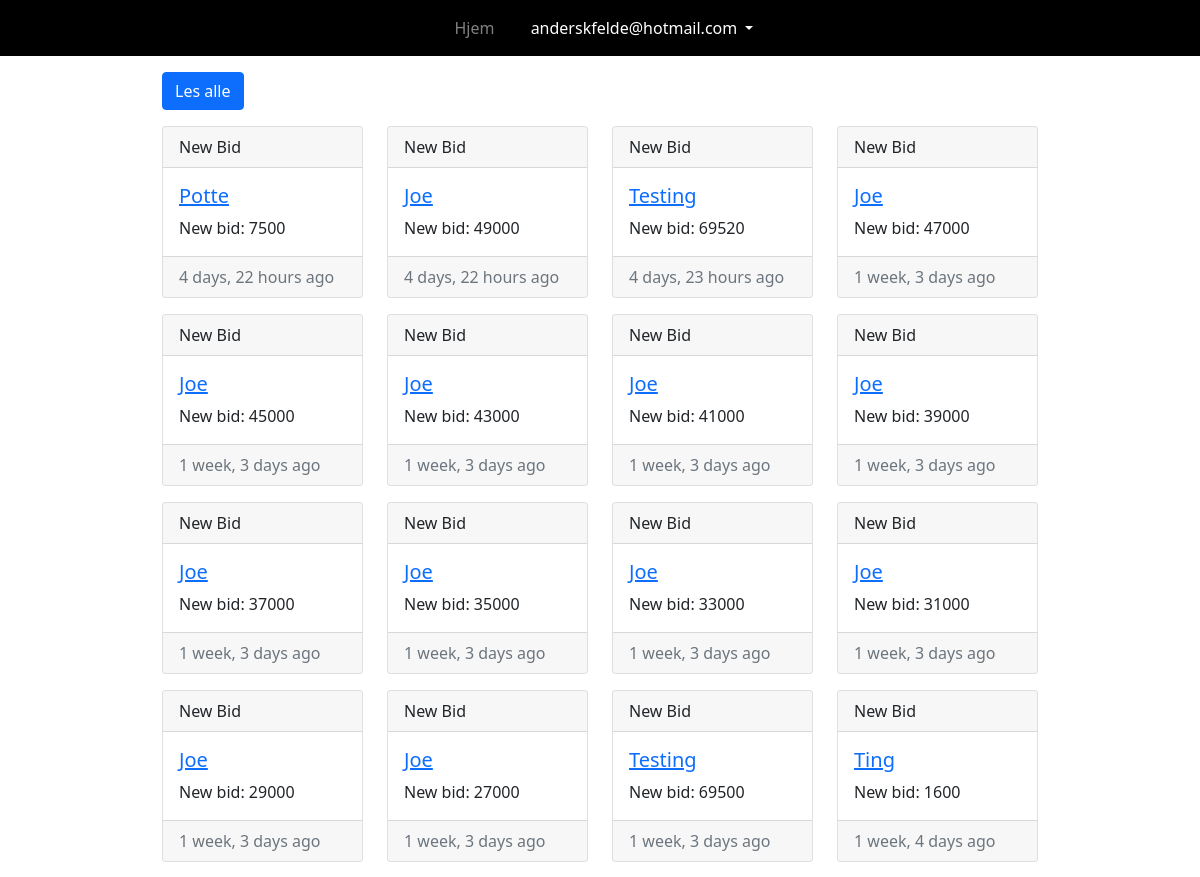
/inbox (signed in, upper part), run on an earlier commit of the app's database.
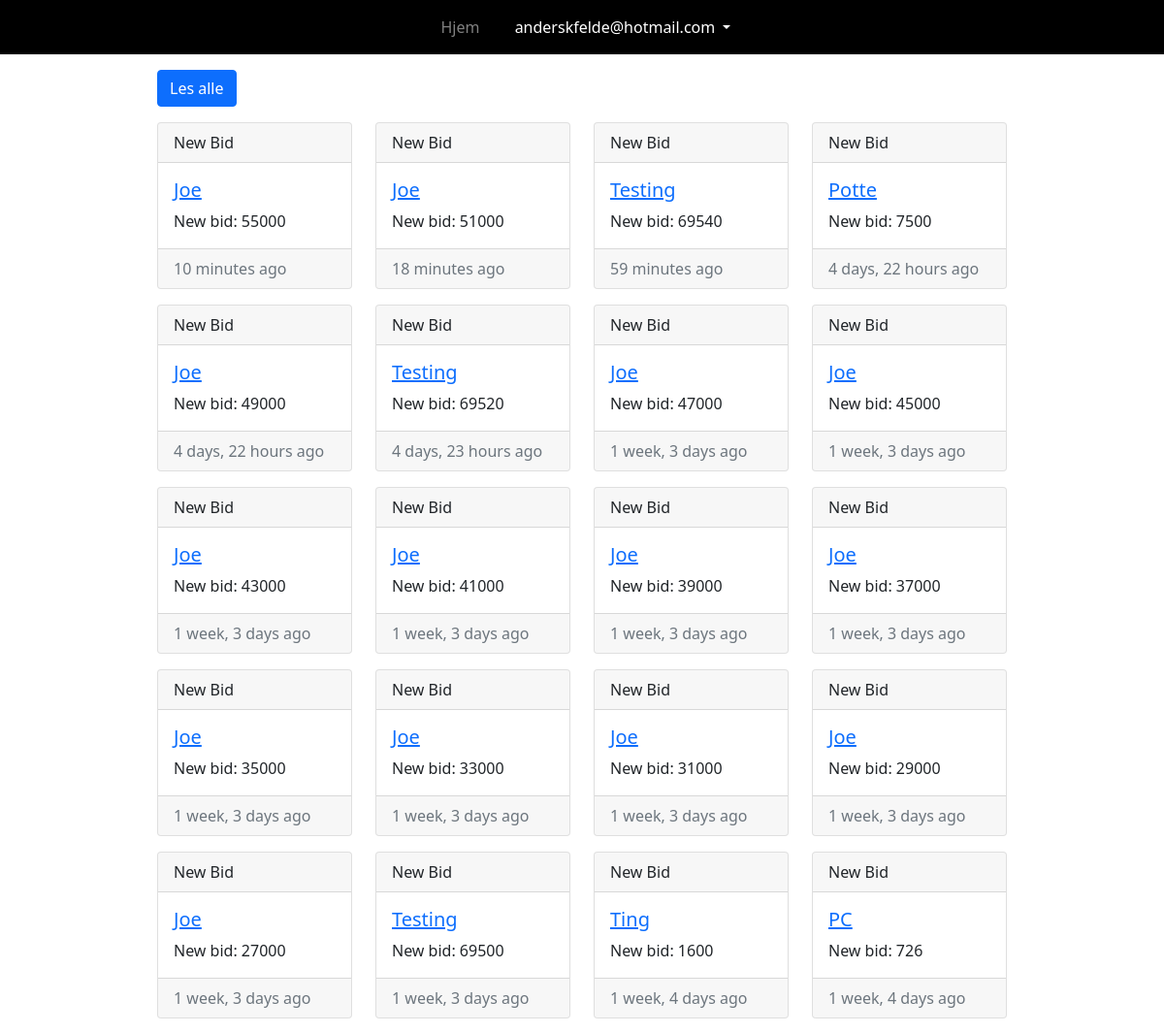
And on a later commit of the database.
### webpage/submodels/notification.py (models this page shows, shortened)
class Notification(models.Model):
    item = models.ForeignKey(Item, on_delete=models.CASCADE)
    user = models.ForeignKey(User, on_delete=models.CASCADE,
                             default=11)  #Er en dummy user
    bid = models.IntegerField()
    read = models.BooleanField(default=False)
    dato = models.DateTimeField(default=timezone.now)

### webpage/submodels/item.py (models this page shows, shortened)
class Item(models.Model):
    name = models.CharField(max_length=30)
    price = models.IntegerField()
    image = models.ImageField(upload_to="webpage/images/items/")
    dato = models.DateTimeField(default=timezone.now)
    expiration = models.DateTimeField(default=datetime.now() +
                                      timedelta(hours=9))

### webpage/views/inbox.py (the view)
# urls.py: path("inbox", inbox.inbox, name="inbox"),
def inbox(request):
    if not request.user.is_authenticated:
        messages.add_message(request, messages.ERROR,
                             'Du må være logget inn for å se inbox')
        return redirect("/logIn")
    notifications = db.getNotifications(request.user.id)
    return render(request,
                  "webpage/inbox.html",
                  context={"notifications": notifications})

### webpage/modules/database.py (called while the page is built)
    def getNotifications(self, userId):
        return Notification.objects.filter(user__id=userId).order_by(
            "read", "-dato")

### webpage/templates/webpage/inbox.html (shortened to what this page needs)
{% extends 'webpage/includes/base.html' %}
{% load static %}
{% block content %}
<div class="container mb-5 mt-3 w-75">
    {% include "webpage/includes/inboxCards.html" %}
</div>
{% endblock content %}

### webpage/templates/webpage/includes/inboxCards.html (shortened to what this page needs)
{% load humanize %}
<button id="readAllNotifiBtn" type="button" class="btn btn-primary">Les alle</button>
<div id="notificationCards" class="row justify-content-center row-cols-md-2 row-cols-lg-4 row-cols-sm-1">
    {% for notifi in notifications %}
    <div class="col mt-3">
        <div class="card h-100 clickable notifi-card notifi-{{notifi.item.id}} {% if not notifi.read %}border-primary{% endif %} ">
            <div id="classHeader" class="card-header {% if not notifi.read %}text-primary{% endif %}">
                New Bid
            </div>
            <div class="card-body ">
                <h5 class="card-title"><a id="item-link" href="/item/{{notifi.item.id}}">{{notifi.item.name}}</a></h5>
                <p class="card-text">New bid: {{notifi.bid}}</p>
            </div>
            <div class="card-footer text-muted">
                {{ notifi.dato|naturaltime }}
            </div>
        </div>
    </div>
    {% endfor %}
</div>

What changed in the data, as far as the page shows it:
added Notification: item.name "Joe", bid "55000", dato "10 minutes ago"
added Notification: item.name "Joe", bid "51000", dato "18 minutes ago"
added Notification: item.name "Testing", bid "69540", dato "59 minutes ago"
now on this page (row unchanged): Notification: item.name "PC", bid "726", dato "1 week, 4 days ago"
